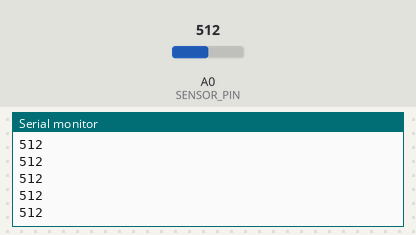
A sketch run on a simulated Arduino Uno, built with avr-gcc and run on an emulated ATmega328P. Parts: the last lines printed to the serial monitor. The inputs (shaded band) are chosen by the test bench; at power-on: A0 (SENSOR_PIN) = 512.

Above: at 1.2 s.
1.3 s: A0 (SENSOR_PIN) set to 716
At 1.31 s:
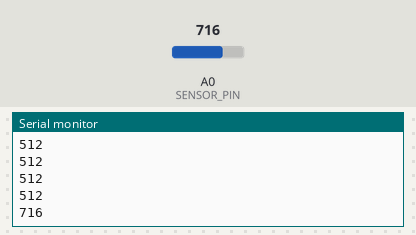
2.8 s: A0 (SENSOR_PIN) set to 900
At 2.81 s:
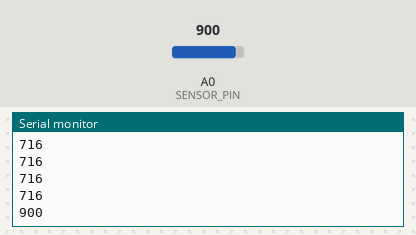
Timing chart, 0 to 5.8 s (numbered marks = the images above; inputs shaded):
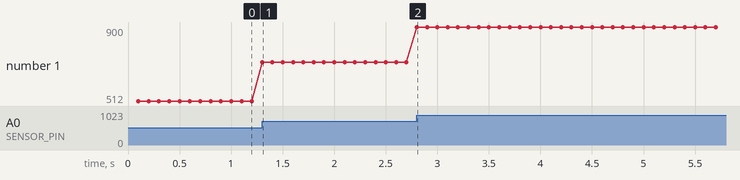

Measured:
- after the input at 1.3 s, the serial monitor: prints a new line at once (image 1)
- after the input at 2.8 s, the serial monitor: prints a new line at once (image 2)
- plotted number 1: 512 → 716 after the input at 1.3 s, 716 → 900 after the input at 2.8 s

The sketch:

read-sensor.ino
```cpp
// Analog sensor sketch – streams A0 readings to Node.js via serial
// Connect a potentiometer or LDR between A0, 5V, and GND.

const int SENSOR_PIN = A0;
const int INTERVAL_MS = 100;

unsigned long lastRead = 0;

void setup() {
  Serial.begin(9600);
  Serial.println("Sensor ready");
}

void loop() {
  unsigned long now = millis();
  if (now - lastRead >= INTERVAL_MS) {
    lastRead = now;
    int value = analogRead(SENSOR_PIN);
    Serial.println(value);
  }
}
```
